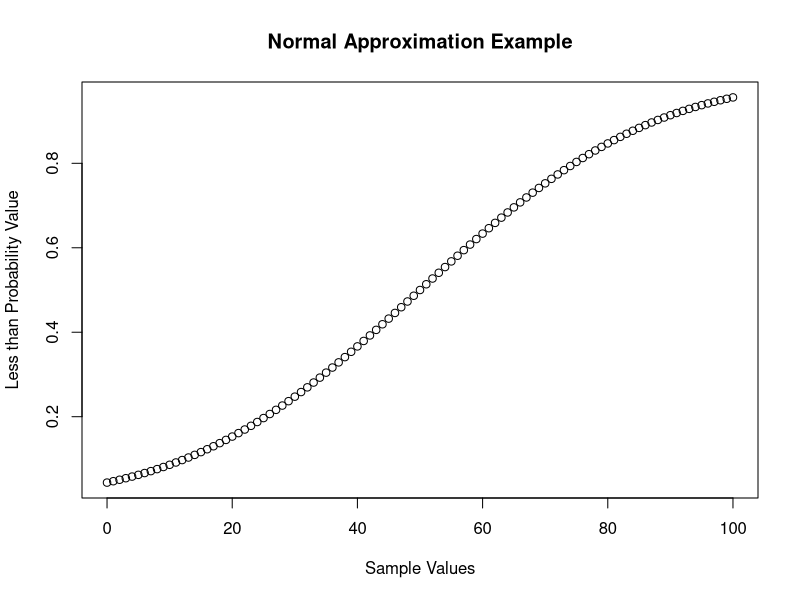
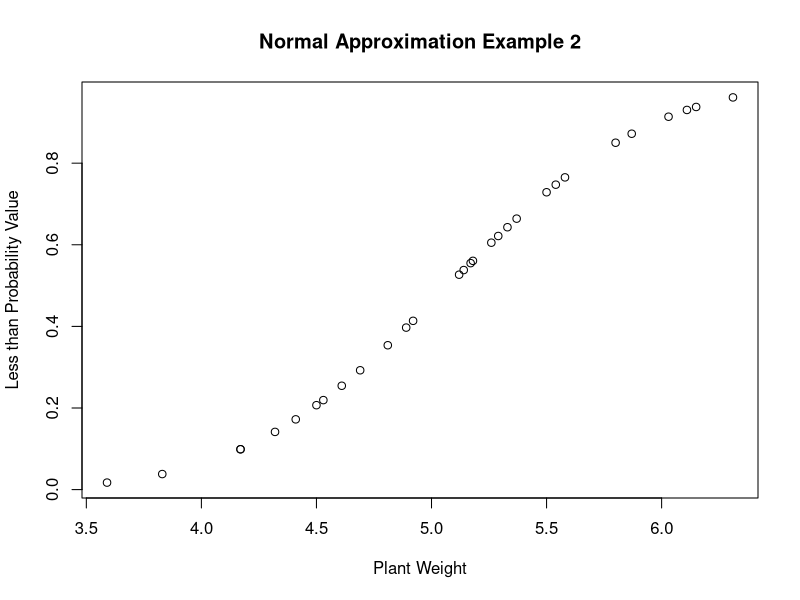

Here is the R script that generated these plots, in order:
## ---- chunk 1
knitr::opts_chunk$set(echo = TRUE)
## ---- chunk 2
x <- seq(0,100, by = 1)
mean(x)
sd(x)
## ---- chunk 3
z <- (75-50) / sd(x)
## ---- chunk 4
1-0.80323672
## ---- chunk 5
pnorm(75, mean(x), sd(x))
## ---- chunk 6
qnorm( 0.8032362, mean(x), sd(x))
## ---- chunk 7
xvar <- x
yvar <- pnorm(x, mean(x), sd(x))

plot(xvar, yvar, main = "Normal Approximation Example", xlab = "Sample Values", ylab = "Less than Probability Value")
## ---- chunk 8
data("PlantGrowth")
## ---- chunk 9
plantdata <- as.numeric(unlist(PlantGrowth[1]))
meanPlant <- mean(plantdata)
sdPlant <- sd(plantdata)

pnorm(6, meanPlant, sdPlant, lower.tail = FALSE)
## ---- chunk 10
xplant <- plantdata
yplant <- pnorm(xplant, mean(plantdata), sd(plantdata))
plot(xplant, yplant, main = "Normal Approximation Example 2", xlab = "Plant Weight", ylab = "Less than Probability Value")
